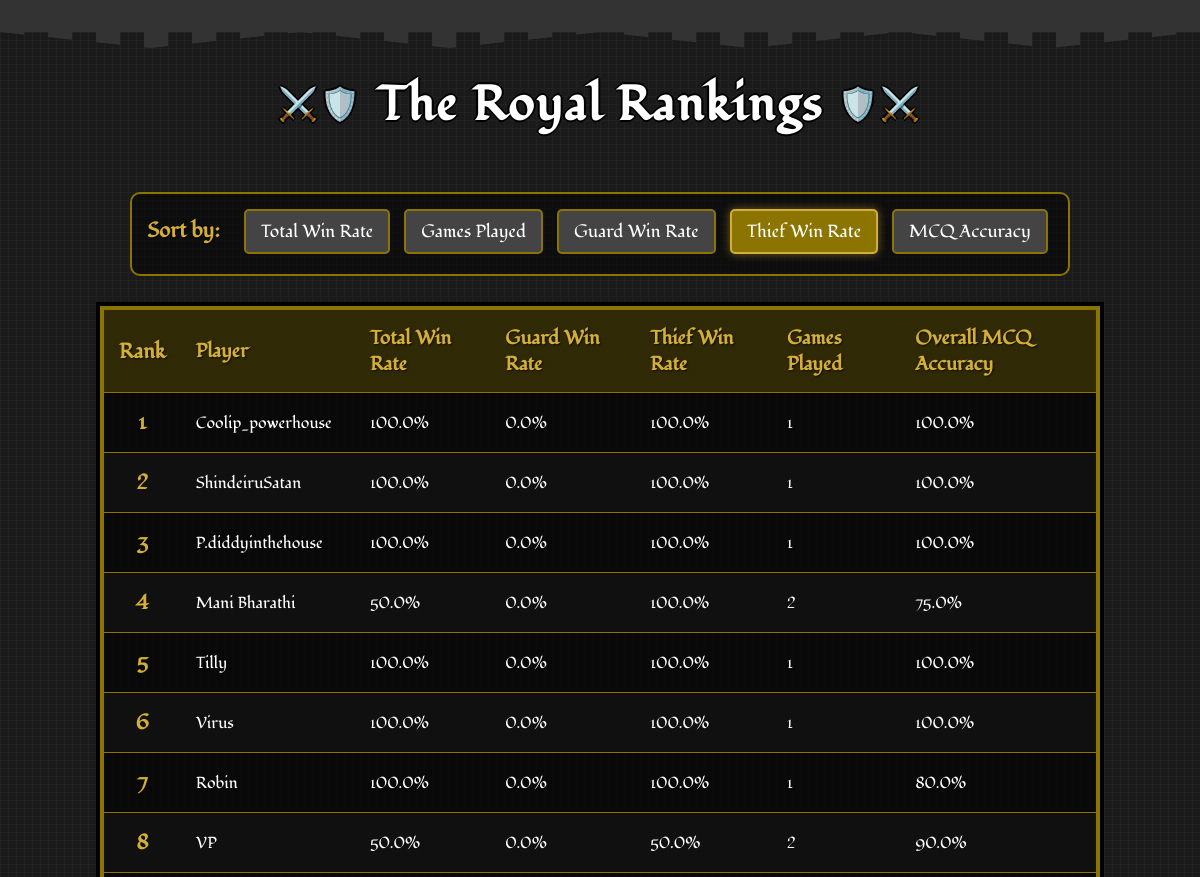
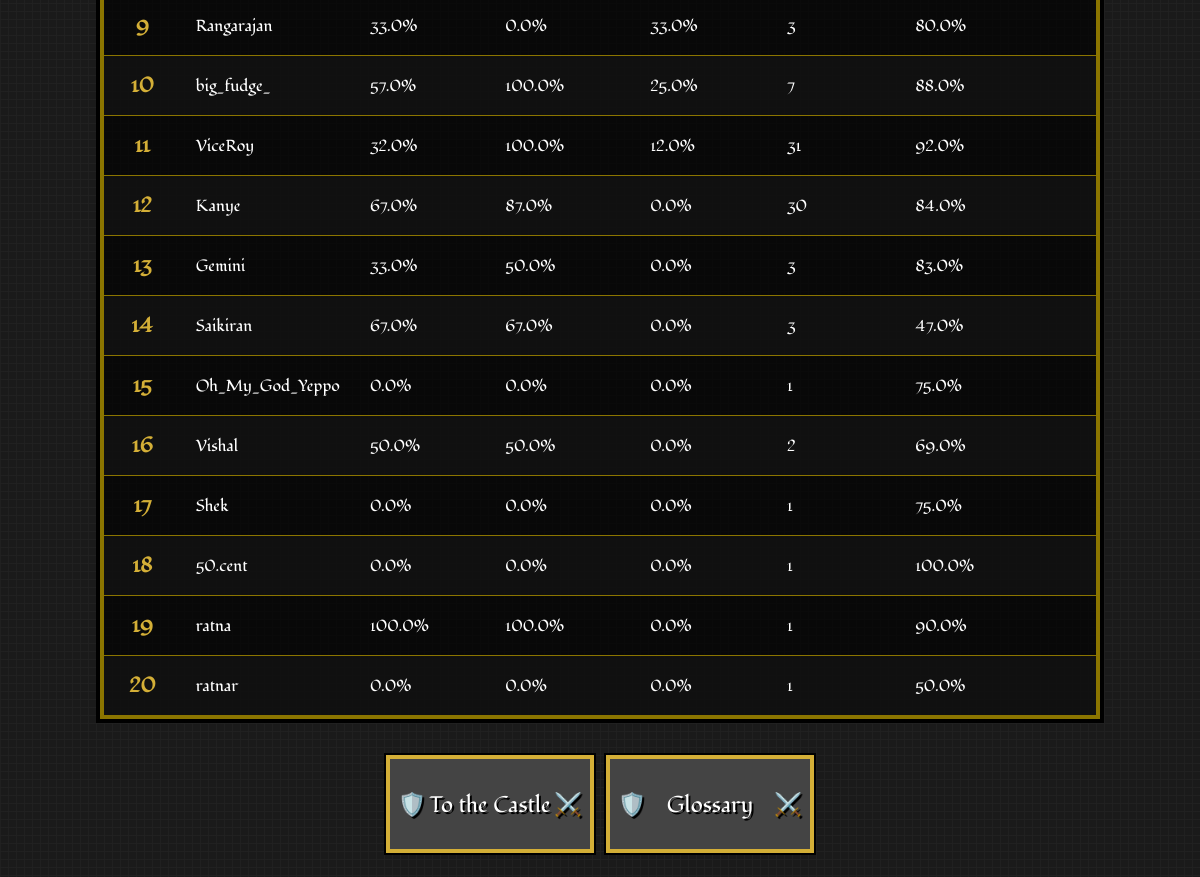
The page /leaderboard?sort_by=win_rate_as_thief on the database as committed earlier (2 pictures, top to bottom).
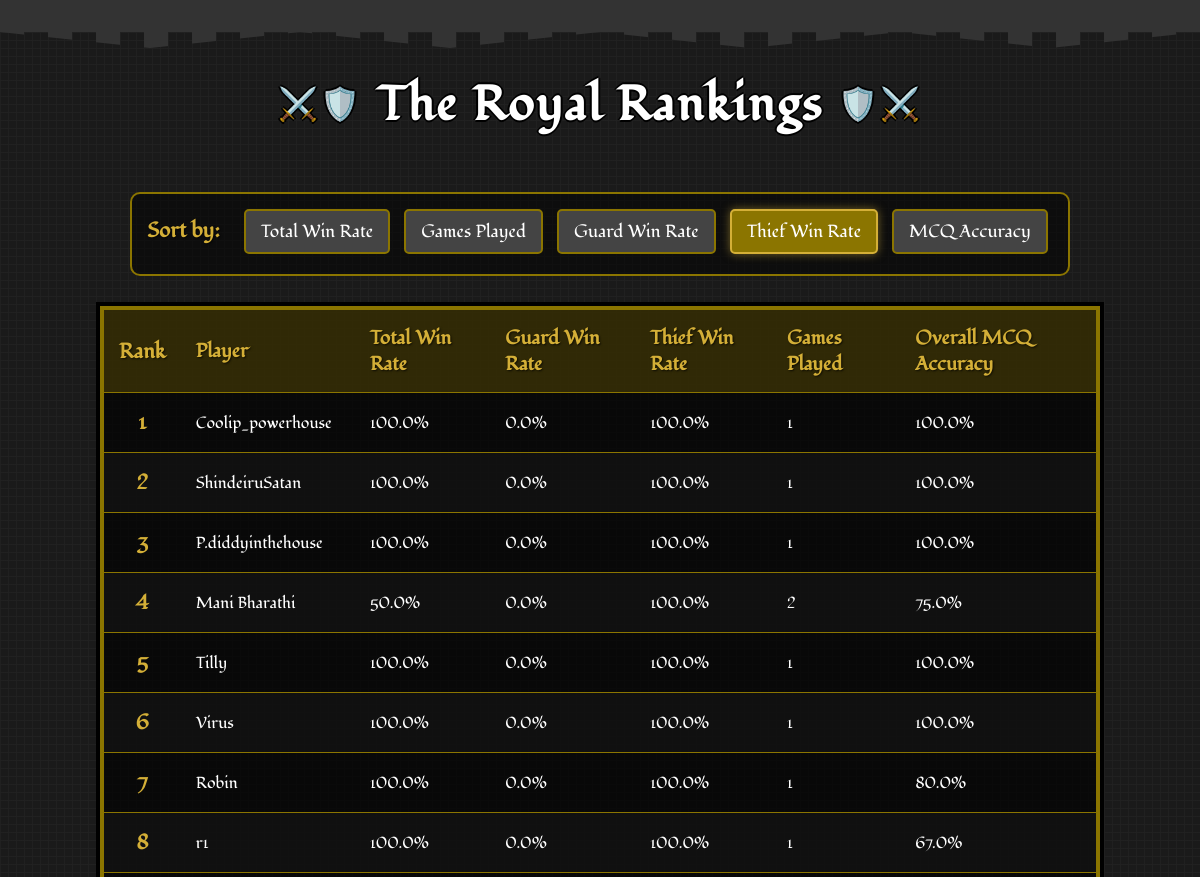
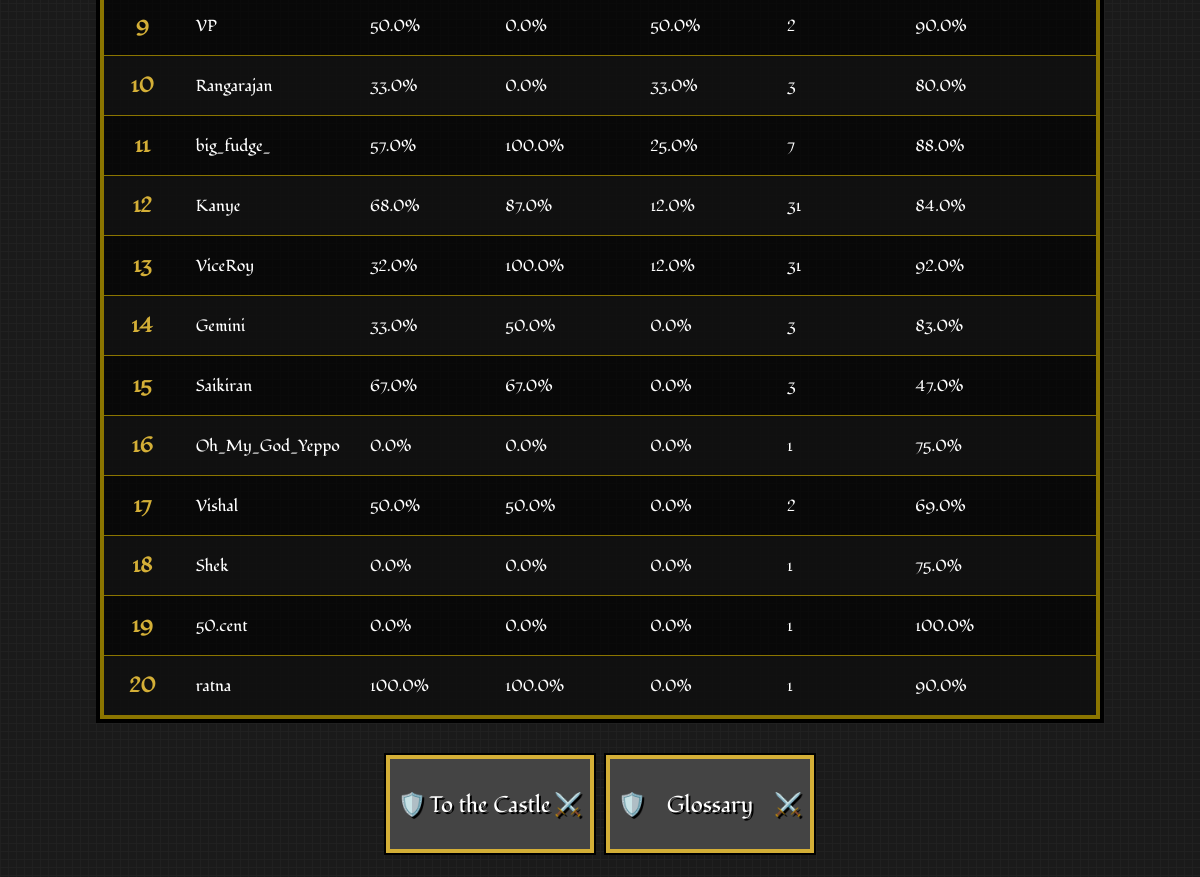
The same page on the database as committed later (2 pictures, top to bottom).
### app.py (models this page shows)
class PlayerStats(db.Model):
    id = db.Column(db.Integer, primary_key=True)
    user_id = db.Column(db.Integer, db.ForeignKey('user.id'), nullable=False)
    total_games_played = db.Column(db.Integer, default=0)
    games_played_as_guard = db.Column(db.Integer, default=0)
    games_played_as_thief = db.Column(db.Integer, default=0)
    total_games_won = db.Column(db.Integer, default=0)
    total_games_won_as_guard = db.Column(db.Integer, default=0)
    total_games_won_as_thief = db.Column(db.Integer, default=0)
    total_win_rate = db.Column(db.Float, default=0.0)
    win_rate_as_guard = db.Column(db.Float, default=0.0)
    win_rate_as_thief = db.Column(db.Float, default=0.0)
    total_answer_accuracy = db.Column(db.Float, default=0.0)
    total_questions_attempted = db.Column(db.Integer, default=0)
    total_right_answers = db.Column(db.Integer, default=0)
    game_right_answers = db.Column(db.Integer, default=0)
    game_total_questions = db.Column(db.Integer, default=0)
    answer_accuracy_in_last_game = db.Column(db.Float, default=0.0)

class User(db.Model):
    id = db.Column(db.Integer, primary_key=True)
    username = db.Column(db.String(40), unique=True, nullable=False)
    password_hash = db.Column(db.String(200), nullable=False)
    stats = db.relationship('PlayerStats', backref='user', uselist=False)

### app.py (the view)
@app.route('/leaderboard')
def leaderboard():
    sort_by = request.args.get('sort_by', 'total_win_rate')
    sort_options = {
        'games_played': PlayerStats.total_games_played,
        'total_win_rate': PlayerStats.total_win_rate,
        'win_rate_as_guard': PlayerStats.win_rate_as_guard,
        'win_rate_as_thief': PlayerStats.win_rate_as_thief,
        'mcq_accuracy': PlayerStats.total_answer_accuracy
    }
    sort_column = sort_options.get(sort_by, PlayerStats.total_win_rate)
    leaderboard_data = db.session.query(PlayerStats, User)\
        .join(User, PlayerStats.user_id == User.id)\
        .order_by(sort_column.desc())\
        .limit(20)\
        .all()
    return render_template('leaderboard.html',
                           leaderboard_data=leaderboard_data,
                           current_sort=sort_by)

### templates/leaderboard.html (shortened to what this page needs)
<!DOCTYPE html>
<html lang="en">
<head>
    <link rel="stylesheet" href="static/css/style.css">
    <link rel="stylesheet" href="static/css/leaderboard.css">
    <link rel="stylesheet" href="static/css/game-over.css">
</head>
<body>
    <div class="castle-top"></div>
    <h1>The Royal Rankings</h1>
    <div class="filters">
        <strong>Sort by:</strong>
        <a href="{{ url_for('leaderboard', sort_by='total_win_rate') }}"
           class="{{ 'active' if current_sort == 'total_win_rate' }}">Total Win Rate</a>
        <a href="{{ url_for('leaderboard', sort_by='games_played') }}"
           class="{{ 'active' if current_sort == 'games_played' }}">Games Played</a>
        <a href="{{ url_for('leaderboard', sort_by='win_rate_as_guard') }}"
           class="{{ 'active' if current_sort == 'win_rate_as_guard' }}">Guard Win Rate</a>
        <a href="{{ url_for('leaderboard', sort_by='win_rate_as_thief') }}"
           class="{{ 'active' if current_sort == 'win_rate_as_thief' }}">Thief Win Rate</a>
        <a href="{{ url_for('leaderboard', sort_by='mcq_accuracy') }}"
           class="{{ 'active' if current_sort == 'mcq_accuracy' }}">MCQ Accuracy</a>
    </div>
    <table>
        <thead>
            <tr>
                <th class="rank">Rank</th>
                <th>Player</th>
                <th>Total Win Rate</th>
                <th>Guard Win Rate</th>
                <th>Thief Win Rate</th>
                <th>Games Played</th>
                <th>Overall MCQ Accuracy</th>
            </tr>
        </thead>
        <tbody>
            {% for stats, user in leaderboard_data %}
            <tr>
                <td class="rank">{{ loop.index }}</td>
                <td>{{ user.username }}</td>
                <td>{{ stats.total_win_rate }}%</td>
                <td>{{ stats.win_rate_as_guard }}%</td>
                <td>{{ stats.win_rate_as_thief }}%</td>
                <td>{{ stats.total_games_played }}</td>
                <td>{{ stats.total_answer_accuracy }}%</td>
            </tr>
            {% else %}
            <tr>
                <td colspan="7" style="text-align: center;">No player data available yet.</td>
            </tr>
            {% endfor %}
        </tbody>
    </table>
    <div class="button-container">
        <a href="{{ url_for('home') }}"><button class="shield-btn game-over-btn">To the Castle</button></a>
        <a href="{{ url_for('glossary') }}"><button class="shield-btn game-over-btn">Glossary</button></a>
    </div>
</body>
</html>

Rows that differ between the two databases and show on the page:
no longer on this page (row unchanged): PlayerStats: username "ratnar", total_win_rate "0.0", win_rate_as_guard "0.0", win_rate_as_thief "0.0", total_games_played "1", total_answer_accuracy "50.0"
added PlayerStats: username "r1", total_win_rate "100.0", win_rate_as_guard "0.0", win_rate_as_thief "100.0", total_games_played "1", total_answer_accuracy "67.0"
changed PlayerStats "Kanye": total_win_rate "67.0" → "68.0"; win_rate_as_thief "0.0" → "12.0"; total_games_played "30" → "31"; moves up the list
